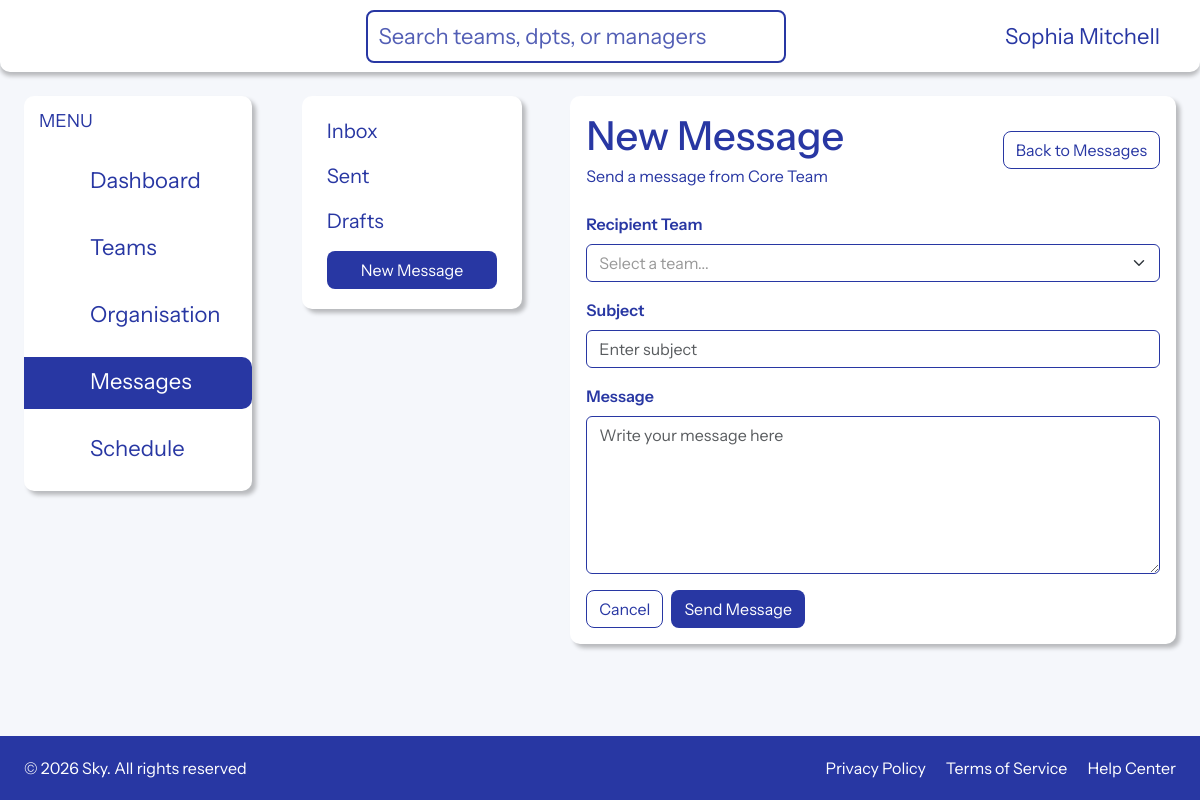
Screenshot of /messages/create/ (signed in) with the database file from the repository.
### apps/teams/models.py (models this page shows, shortened)
class User(AbstractUser):
    team = models.ForeignKey(
        Team,
        on_delete=models.CASCADE,
        db_column="team_id",
        related_name="users",
        null=True,
        blank=True,
    )
    class Meta:
        db_table = "user"

class Team(models.Model):
    team_id = models.AutoField(primary_key=True)
    team_name = models.TextField(blank=True, null=True)
    team_leader = models.ForeignKey(
        "User",
        on_delete=models.SET_NULL,
        null=True,
        blank=True,
        db_column="team_leader",
        related_name="led_teams",
    )
    department = models.ForeignKey(
        Department,
        on_delete=models.CASCADE,
        db_column="department_id",
        related_name="teams",
    )
    slack_channels = models.TextField(blank=True, null=True)
    daily_standup_time = models.TextField(blank=True, null=True)
    team_wiki = models.TextField(blank=True, null=True)
    development_focus_areas = models.TextField(blank=True, null=True)
    key_skills_technologies = models.TextField(blank=True, null=True)
    downstream_dependency = models.ForeignKey(
        "self",
        on_delete=models.SET_NULL,
        null=True,
        blank=True,
        related_name="upstream_teams",
    )
    class Meta:
        db_table = "team"
    def __str__(self):
        return self.team_name or f"Team {self.team_id}"

### apps/team_messages/views.py (the view)
# urls.py: path("create/", views.message_create, name="message-create"),
@login_required
def message_create(request, team_id=None):
    if not request.user.team:
        messages.error(request, "You are not assigned to a team.")
        return redirect("team-list")
    sender_team = request.user.team
    initial = {}
    if team_id is not None:
        recipient_team = get_object_or_404(Team, pk=team_id)
        if recipient_team == sender_team:
            messages.error(request, "You cannot send a message to your own team.")
            return redirect("team-list")
        initial["recipient_team"] = recipient_team
    if request.method == "POST":
        form = TeamMessageForm(request.POST, sender_team=sender_team)
        if form.is_valid():
            message = form.save(commit=False)
            message.sender_team = sender_team
            message.sent_by = request.user
            message.save()
            messages.success(request, "Message sent successfully.")
            return redirect("messaging:message-list")
    else:
        form = TeamMessageForm(sender_team=sender_team, initial=initial)
    return render(
        request,
        "team_messages/create.html",
        {
            "form": form,
            "sender_team": sender_team,
        },
    )

### apps/team_messages/forms.py
class TeamMessageForm(forms.ModelForm):
    class Meta:
        model = TeamMessage
        fields = ["recipient_team", "subject", "body"]
        widgets = {
            "recipient_team": forms.Select(attrs={"class": "form-select"}),
            "subject": forms.TextInput(
                attrs={"class": "form-control", "placeholder": "Enter subject"}
            ),
            "body": forms.Textarea(
                attrs={
                    "class": "form-control",
                    "rows": 6,
                    "placeholder": "Write your message here",
                }
            ),
        }
    def __init__(self, *args, **kwargs):
        sender_team = kwargs.pop("sender_team", None)
        super().__init__(*args, **kwargs)
        self.fields["recipient_team"].empty_label = "Select a team..."
        if sender_team:
            self.fields["recipient_team"].queryset = Team.objects.exclude(
                pk=sender_team.pk
            )

### apps/team_messages/templates/team_messages/create.html (shortened to what this page needs)
{% extends "base.html" %}
{% load static %}
{% block extra_css %}
<link rel="stylesheet" href="{% static 'pages/css/messages.css' %}">
{% endblock %}
{% block content %}
<div class="d-flex flex-row align-items-start">
    {% block sidebarNavigation %}
        {% include "./sidebar_navigation_messages.html" %}
    {% endblock %}
    <div class="messages-layout ps-5">
        <div class="messages-layout-inner rounded-component-design p-3">
            <div class="row ">
            <div class="">
                <div class="d-flex justify-content-between align-items-center mb-4">
                    <div>
                        <h1 class="mb-1  text-primary-color">New Message</h1>
                        <p class="text-muted mb-0  text-primary-color">Send a message from {{ sender_team.team_name }}</p>
                    </div>
                    <a href="{% url 'messaging:message-list' %}" class="btn btn-outline-primary">Back to Messages</a>
                </div>
                <div class="card border-0">
                    <div class="card-body p-0">
                        <form method="post">
                            <div class="mb-3">
                                <label for="id_recipient_team" class="form-label text-primary-color">Recipient Team</label>
                                {{ form.recipient_team }}
                            </div>
                            <div class="mb-3">
                                <label for="id_subject" class="form-label text-primary-color">Subject</label>
                                {{ form.subject }}
                            </div>
                            <div class="mb-3">
                                <label for="id_body" class="form-label text-primary-color">Message</label>
                                {{ form.body }}
                            </div>
                            <div class="d-flex gap-2">
                                <a href="{% url 'messaging:message-list' %}" class="btn btn-outline-primary">Cancel</a>
                                <button type="submit" class="btn btn-primary">Send Message</button>
                            </div>
                        </form>
                    </div>
                </div>
            </div>
        </div>
        </div>
    </div>
</div>
{% endblock %}

### templates/header.html (shortened to what this page needs)
<header class="site-header">
    <div class="top-bar">
        <div class="header-inner">
            <div class="header-row">
                <div class="logo-section">
                    {% load svg %}
                </div>
                {% if user.is_authenticated %}
                    <div class="search-bar">
                        <form action="{% url 'team-list' %}" method="get" class="search-bar-form">
                            <input id="search" name="q" type="text" placeholder="Search teams, dpts, or managers" class="search-input">
                                {% load svg %}
                        </form>
                    </div>
                    <div class="profile-section d-flex align-items-center">
                                {% load svg %}
                        <div class="user-section pe-3">
                            {% if user.first_name and user.last_name %}
                                <span class="user-label">{{ user.first_name }} {{ user.last_name }}</span>
                            {% else %}
                                <span class="user-label">{{ user.username }}</span>
                            {% endif %}
                        </div>
                                {% load svg %}
                    </div>
                {% endif %}
            </div>
        </div>
    </div>
</header>

### apps/pages/static/pages/css/messages.css (style rules this page uses)
.messages-layout { width: 100%; }
.messages-layout-inner { padding: 25px; }

### apps/pages/static/pages/css/main.css (style rules this page uses)
html, body { height: 100%; margin: 0; padding: 0; }
.rounded-component-design { background: #FFFFFF; box-shadow: 4px 4px 4px rgba(0, 0, 0, 0.25); border-radius: 10px; }
.text-primary-color { color: #2837A3 !important; }
.form-control { color: #999 !important; }
.form-select:invalid, .form-select option[value=""] { color: #999; }
.form-select, .form-control { border-color: #2837A3 !important; }
body.site-body { font-family: "Instrument Sans", Arial, sans-serif; background: #f5f7fb; color: #111827; }
.btn { border-radius: 8px !important; }
.btn.btn-primary { background-color: #2837A3; transition: all 0.3s ease; border: 1px solid transparent; }
.btn.btn-outline-primary { background-color: #fff; color: #2837A3; border: 1px solid #2837A3; }
.site-header { width: 100%; background: #ffffff; box-shadow: 0px 4px 4px rgba(0, 0, 0, 0.25); border-radius: 0px 0px 10px 10px; }
.header-inner { width: 100%; max-width: 1920px; margin: 0 auto; padding: 0 24px; }
.header-row { min-height: 72px; display: flex; align-items: center; justify-content: space-between; gap: 24px; }
header.site-header .header-inner .header-row .profile-section .user-section .user-label { color: #2837A3; font-size: 22px; font-weight: 400; }
.logo-section { min-width: 140px; min-height: 40px; display: flex; align-items: center; }
.user-label { font-size: 0.95rem; font-weight: 600; color: #374151; }
.form-label { margin-bottom: 8px; font-weight: 600; color: #374151; }
.search-bar { display: flex; align-items: center; border: 2px solid #2837a3; border-radius: 8px; padding: 0 10px; max-width: 420px; min-width: 420px; background-color: #fff; }
.search-bar-form { display: flex; width: 100%; align-items: center; }
.search-input { border: none; outline: none; flex-grow: 1; font-size: 22px; color: #2837a3; padding: 8px 0; }
.search-input::placeholder { color: #2837a3; opacity: 0.8; }

### rows the page displays
User: first_name "Sophia", last_name "Mitchell"
Team: team_name "Core Team"
